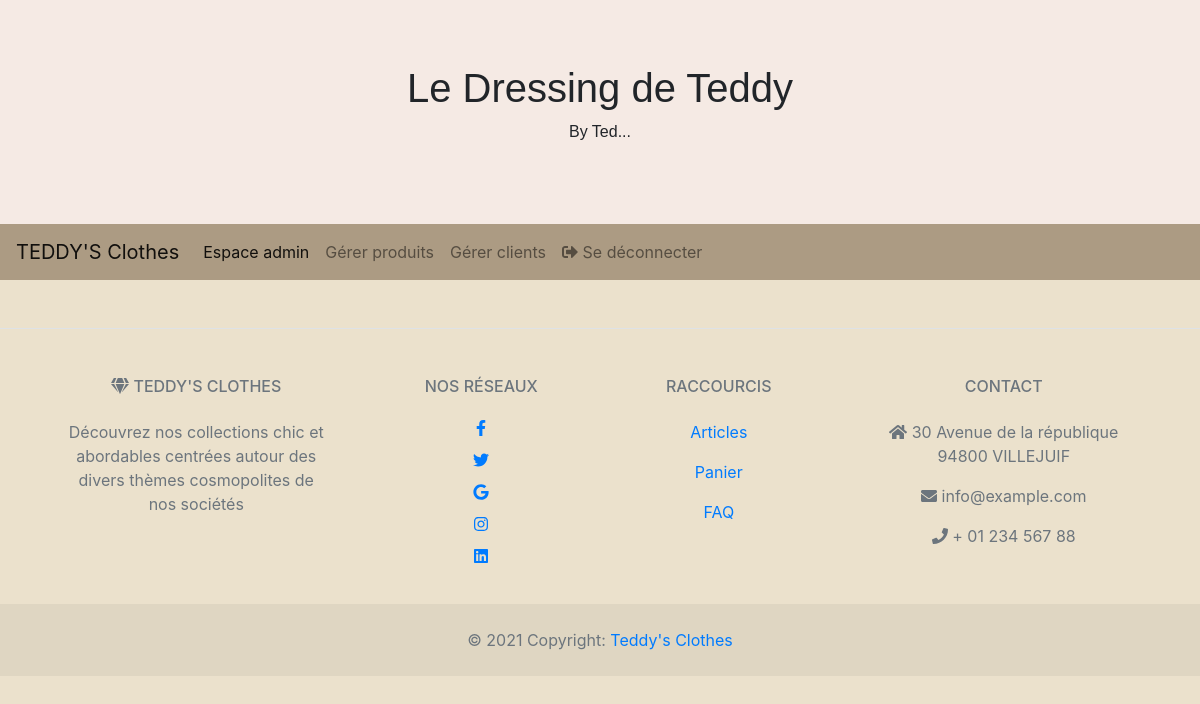
Before: /clients.php with the older database file.
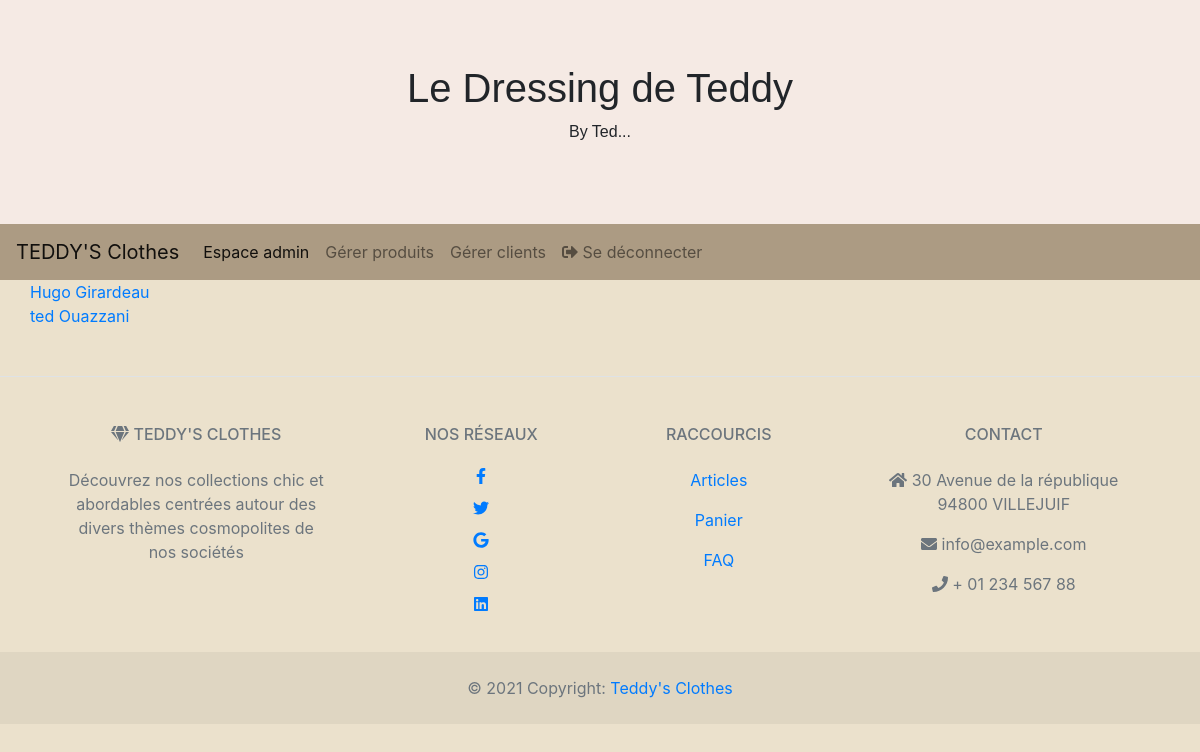
After: the same page with the newer database file.
### tables this page shows
CREATE TABLE IF NOT EXISTS `utilisateur` (
  `id` int(11) NOT NULL AUTO_INCREMENT,
  `nom` varchar(30) NOT NULL,
  `prenom` varchar(30) NOT NULL,
  `mail` varchar(50) NOT NULL,
  `mdp` varchar(50) NOT NULL,
  `date` date NOT NULL,
  `tel` varchar(10) NOT NULL,
  `idadresse` int(11) NOT NULL,
  PRIMARY KEY (`id`),
  KEY `idadresse` (`idadresse`)
);

### clients.php (the view, shortened to what this page needs)
<html>
<head>
  <link rel="stylesheet" href="page_accueil.css">
 </head>
 <?php
  include 'config/connect.php';
  include("head.php");
  include('barre_menu_admin.php');
  ?>
    <body>
        <div class="container">
           <?php
                $sql = "SELECT * FROM utilisateur WHERE id IN (SELECT id from client)";
                if ($result = $conn->query($sql)){
                    while ($obj = $result->fetch_object()){
                        echo "<div class='row'>";
                            echo "<a href='modifierClient?id=".$obj->id."'>".$obj->prenom." ".$obj->nom."</a>";
                        echo "</div>";
                    }
                }
           ?>
        </div>
    </body>
</html>

Changed rows visible on the page:
added utilisateur: prenom "Hugo", nom "Girardeau"
added utilisateur: prenom "ted", nom "Ouazzani"
